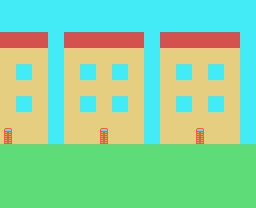

Tiled map render using the project's own tile images. Description and the whole map definition, tile-layer contents included, below:
An orthogonal 16x13 tile map with 16x16 px tiles, 1 tile layer (Capa de patrones 1).

<map version="1.2" tiledversion="2019.12.11" orientation="orthogonal" renderorder="right-down" compressionlevel="-1" width="16" height="13" tilewidth="16" tileheight="16" infinite="0" nextlayerid="2" nextobjectid="1">
 <editorsettings>
  <export target="mapa1.csv" format="csv" />
 </editorsettings>
 <tileset firstgid="1" source="tileset.tsx" />
 <layer id="1" name="Capa de patrones 1" width="16" height="13">
  <data encoding="csv">
28,28,28,28,28,28,28,28,28,28,28,28,28,28,28,28,
28,28,28,28,28,28,28,28,28,28,28,28,28,28,28,28,
9,9,9,28,9,9,9,9,9,28,9,9,9,9,9,28,
3,3,3,28,3,3,3,3,3,28,3,3,3,3,3,28,
3,28,3,28,3,28,3,28,3,28,3,28,3,28,3,28,
3,3,3,28,3,3,3,3,3,28,3,3,3,3,3,28,
3,28,3,28,3,28,3,28,3,28,3,28,3,28,3,28,
3,3,3,28,3,3,3,3,3,28,3,3,3,3,3,28,
36,3,3,28,3,3,36,3,3,28,3,3,36,3,3,28,
14,14,14,14,14,14,14,14,14,14,14,14,14,14,14,14,
14,14,14,14,14,14,14,14,14,14,14,14,14,14,14,14,
14,14,14,14,14,14,14,14,14,14,14,14,14,14,14,14,
14,14,14,14,14,14,14,14,14,14,14,14,14,14,14,14
</data>
 </layer>
</map>
